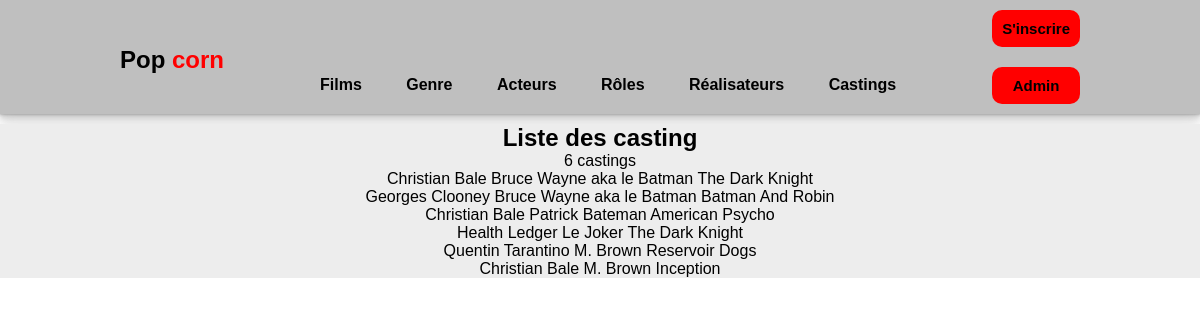
The page /index.php?action=listCastings on the database its author committed.
### tables this page shows
CREATE TABLE IF NOT EXISTS `movie` (
  `id_movie` int(11) NOT NULL AUTO_INCREMENT,
  `movie_name` varchar(50) DEFAULT NULL,
  `release_year` year(4) DEFAULT NULL,
  `movie_length` int(11) DEFAULT NULL,
  `synopsis` longtext,
  `url_img` longtext,
  `genre_id` int(11) DEFAULT NULL,
  `director_id` int(11) DEFAULT NULL,
  `note` int(11) DEFAULT NULL,
  PRIMARY KEY (`id_movie`),
  KEY `FK1_movie_genre` (`genre_id`),
  KEY `FK2_movie_director` (`director_id`),
  CONSTRAINT `FK1_movie_genre` FOREIGN KEY (`genre_id`) REFERENCES `genre` (`id_genre`),
  CONSTRAINT `FK2_movie_director` FOREIGN KEY (`director_id`) REFERENCES `director` (`id_director`)
);

CREATE TABLE IF NOT EXISTS `actor` (
  `id_actor` int(11) NOT NULL AUTO_INCREMENT,
  `firstname` varchar(100) DEFAULT NULL,
  `lastname` varchar(100) DEFAULT NULL,
  `sexe` varchar(50) DEFAULT NULL,
  `birthdate` date DEFAULT NULL,
  PRIMARY KEY (`id_actor`)
);

CREATE TABLE IF NOT EXISTS `role` (
  `id_role` int(11) NOT NULL AUTO_INCREMENT,
  `role_name` varchar(50) DEFAULT NULL,
  PRIMARY KEY (`id_role`)
);

### controller/CinemaController.php (called while the page is built, shortened)
<?php
class CinemaController
{
	public function listCastings()
	{
		$pdo = Connect::connectToDb();
		$request = $pdo->query("
			SELECT firstname, lastname, role_name, movie_name, id_movie, id_role, id_actor
			FROM movie
			INNER JOIN casting ON casting.movie_id = movie.id_movie
			INNER JOIN role ON casting.role_id = role.id_role
			INNER JOIN actor ON casting.actor_id = actor.id_actor
    ");
		require "view/listCastings.php";
	}
}

### view/listCastings.php (the view, shortened to what this page needs)
<p class="row-count-list"> <?= $request->rowCount() ?> castings</p>
<div class="movie-card-list">
        <?php
        foreach ($request->fetchAll() as $casting) { ?>
            <div class="movie-card-person">
                <span><a href="index.php?action=detailsActor&id=<?=$casting['id_actor']?>"><?= $casting["firstname"]." ".$casting["lastname"] ?></a></span>
                <span><?= $casting["role_name"] ?></span>
                <span><a href="index.php?action=detailsMovie&id=<?=$casting['id_movie']?>"><?= $casting["movie_name"] ?></a></span>
            </div>
        <?php } ?>
</div>
<?php
require "view/template.php";

### style.css (style rules this page uses)
* { margin: 0; padding: 0; color: black; font-family: "Poppins", sans-serif; text-decoration: none; list-style: none; }
:root { --light-gray: rgb(106, 106, 106); --clickable: rgb(255, 0, 0); }
* { box-sizing: border-box; font-family: "Josefin Sans", sans-serif; }
p.row-count-list { display: flex; justify-content: center; }
.movie-card-list { display: flex; flex-direction: column; align-items: center; }

### rows shown on the page
movie: actor.firstname "Christian", actor.lastname "Bale", role.role_name "Bruce Wayne aka le Batman", movie_name "The Dark Knight", actor.firstname "Health", actor.lastname "Ledger", role.role_name "Le Joker"
movie: actor.firstname "Georges", actor.lastname "Clooney", role.role_name "Bruce Wayne aka le Batman", movie_name "Batman And Robin"
movie: actor.firstname "Christian", actor.lastname "Bale", role.role_name "Patrick Bateman", movie_name "American Psycho"
movie: actor.firstname "Quentin", actor.lastname "Tarantino", role.role_name "M. Brown", movie_name "Reservoir Dogs"
movie: actor.firstname "Christian", actor.lastname "Bale", role.role_name "M. Brown", movie_name "Inception"

### other values the page prints
$secondary_title "Liste des casting"
$request->rowCount() "6"
